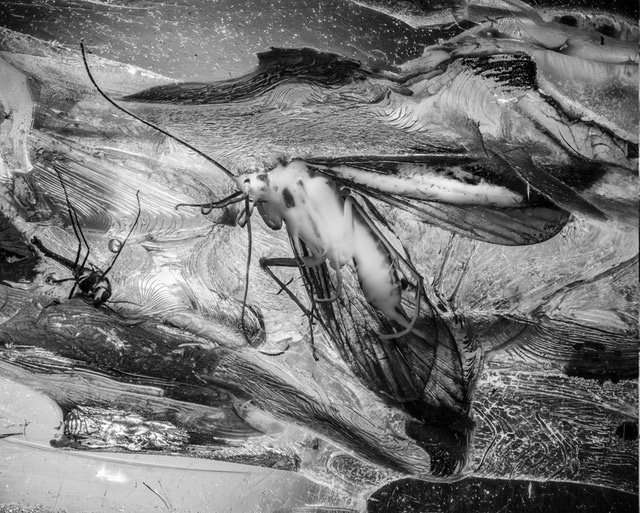
#> input picture resources/left.png, 640 x 513 px
$ jupyter execute homework-2-4-clean.ipynb
#> lines starting #> are read from the running program, lines starting #| are printed output that depends on the picture; after the words box and inside, x2 and y2 are one past the last pixel; in counts of white or black regions, pixels touching at a corner belong together; long printed decimals are rounded
[cell 1]
import math
import numpy as np
import matplotlib.pyplot as plt
from matplotlib.image import imread

# Homework 2 (4)

## (A) Selecting a pair of stereo images

Take a pair of stereo images, one image, denoted as $S_L(x, y)$, is for the left eye, and one $S_R(x, y)$ for the right eye. Here $x$ and $y$ are the coordinates of the image pixel locations. For example $x = 1, 2, ..., 256$ and $y = 1, 2, ..., 256$. You may find some examples online, for example at this website https://www.londonstereo.com/3-D-gallery1.html. If the original images are colored, remove the color. Plot out the images, each as a luminance image.

[cell 2]
left_original = imread("resources/left.png")
#> left_original is the input picture: shape (513, 640) float32; min 0, max 1, mean 0.467
right_original = imread("resources/right.png")
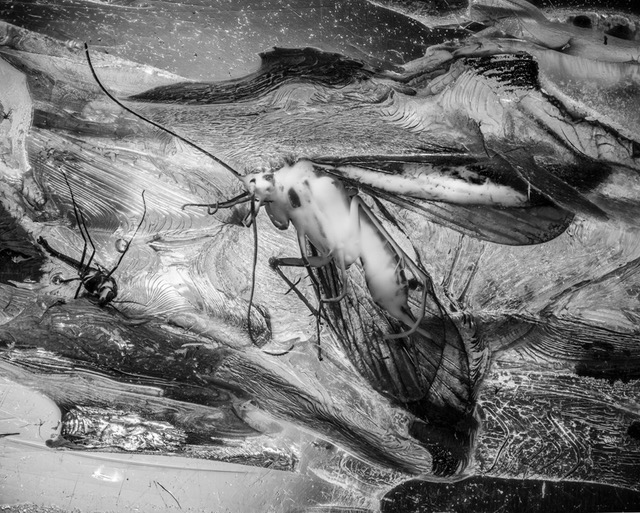
#> input picture resources/right.png, 640 x 513 px
#> right_original is the input picture: shape (513, 640) float32; min 0, max 1, mean 0.464

[cell 3]
def plot_left_and_right(left, right, apply_lim = False, title_left = "Left", title_right = "Right"):
#> called with apply_lim = False, title_left = 'Left', title_right = 'Right'
    max_lim = np.max(np.abs([left, right]))
#> max_lim = 1

    plt.subplot(1, 2, 1)
    if apply_lim:
        plt.imshow(left, cmap = "gray", vmin = -max_lim, vmax = max_lim)
    else:
        plt.imshow(left, cmap = "gray")
    plt.colorbar(fraction = 0.046, pad = 0.04)

    if title_left != "":
        plt.title(title_left)

    plt.subplot(1, 2, 2)
    if apply_lim:
        plt.imshow(right, cmap = "gray", vmin = -max_lim, vmax = max_lim)
    else:
        plt.imshow(right, cmap = "gray")
    plt.colorbar(fraction = 0.046, pad = 0.04)

    if title_right != "":
        plt.title(title_right)

    plt.tight_layout()
    plt.show()

[cell 4]
plot_left_and_right(left_original, right_original)

## (B) Normalizing the images

Please normalize each image as follows. For $S_i(x, y)$, with $i = L$ or $i = R$, find $S_i^{min}$ and $S_i^{max}$ as the mininum and maximum of $S_i(x, y)$ across all pixel locations $(x, y)$. Then, for $\hat{S} = 255$, do

$$
S_i(x, y) \rightarrow \hat{S} \frac{S_i(x, y) - S_i^{min}}{{S_i^{max} - S_i^{min}}
$$

Now $0 \leq S_i(x, y) \leq \hat{S}$. Round each $S_i(x, y)$ into an integer value so that $S_i(x, y)$ is an integer between $0$ and $\hat{S}$.

[cell 5]
def normalize(image, s_hat = 255):
#> called with s_hat = 255
    s_min = np.min(image)
#> s_min = 0
    s_max = np.max(image)
#> s_max = 1

    image = s_hat * (image - s_min) / (s_max - s_min)
    image = np.round(image).astype(np.uint8)

    return image

[cell 6]
left = normalize(left_original)
right = normalize(right_original)

print(f"Before normalization left: min = {np.min(left_original)}, max = {np.max(left_original)}")
#| Before normalization left: min = 0.0, max = 1.0
print(f"After normalization left: min = {np.min(left)}, max = {np.max(left)}")
#| After normalization left: min = 0, max = 255

print(f"Before normalization right: min = {np.min(right_original)}, max = {np.max(right_original)}")
#| Before normalization right: min = 0.0, max = 1.0
print(f"After normalization right: min = {np.min(right)}, max = {np.max(right)}")
#| After normalization right: min = 0, max = 255

[cell 7]
plot_left_and_right(left, right)

## (C) Signal probability

For each $S_i(x, y)$, with $i = L$ or $i = R$, calculate the probability $P(S)$ for $S_i(x, y) = S$ across all $(x, y)$. This means, for each $S = 0, 1, 2, \dots, \hat{S}$, let $n(S)$ be the number of pixels $(x, y)$ for which $S_i(x, y) = S$, and let $N$ be the total number of pixels in $S_i$, then $P(S) = \frac{n(S)}{N}$.
Plot out $P(S)$ vs $S$ for each image $S_i$.

[cell 8]
def probability(x, min_val = 0, max_val = 255):
    bins = np.linspace(min_val, max_val + 1, num = max_val + 2)
    return [bins[:-1], np.histogram(x, bins = bins)[0] / np.size(x)]

[cell 9]
s, p = probability(left)
#> s = 256 values from 0 to 255; p = 256 values, max 0.00611 at index 160, min 9.44e-05 at index 254, mean 0.00391
plt.plot(s, p, label = "Left")

s, p = probability(right)
#> p = 256 values, max 0.00621 at index 150, min 7.01e-05 at index 254, mean 0.00391
plt.plot(s, p, label = "Right")

plt.legend()
plt.show()

## (D) Signal entropy

For each $S_i(x, y)$, with $i = L$ or $i = R$, calculate the pixel entropy

$$
H(S_i) = - \sum_{S_i} P(S_i)\ log_2\ P(S_i)
$$

Please note that, if for some values $S$ you have $P(S) = 0$, in such a case $P(S)\ log_2\ P(S) = 0$. Your computer will complain if you try to calculate $log_2\ P(S)$ when $P(S) = 0$. So omit these $S$ values with zero $P(S)$ when doing the sum above.

Write out what $H(S)$ is for each image $S_i$.

[cell 10]
def entropy(probs):
    return -np.sum([p * np.log2(p) if p > 0 else 0 for p in probs])

[cell 11]
_, p = probability(left)
#> p = 256 values, max 0.00611 at index 160, min 9.44e-05 at index 254, mean 0.00391
print(f"Entropy for i = L: {round(entropy(p), 2)}")
#| Entropy for i = L: 7.81

_, p = probability(right)
#> p = 256 values, max 0.00621 at index 150, min 7.01e-05 at index 254, mean 0.00391
print(f"Entropy for i = R: {round(entropy(p), 2)}")
#| Entropy for i = R: 7.81

## (E) Joint probability

Calculate the joint probability $P(S_1, S_2)$ of $S_L(x, y) = S_1$ and $S_R(x, y) = S_2$ for $S_1 = 0, 1, 2, \dots, \hat{S}$ and $S_2 = 0, 1, 2, \dots, \hat{S}$. This means, for each possible pair of values $(S_1, S_2)$, go across all pixels $(x, y)$ to find $n(S_1, S_2)$ as the number of pixels satisfying $S_L(x, y) = S_1$ and $S_R(x, y) = S_2$. Then $P(S_1, S_2) = \frac{n(S_1, S_2)}{N}$.
Plot out $P(S_1, S_2)$ (which is the joint probability distribution function) versus $S_1$ and $S_2$.

[cell 12]
def joint_probability(x, y, min_val = 0, max_val = 255):
#> called with min_val = 0, max_val = 255
    counts, _, _ = np.histogram2d(x.flatten(), y.flatten(), bins = max_val + 1)

    return counts / np.size(x)

[cell 13]
probs = joint_probability(left, right)

[cell 14]
plt.imshow(probs)
plt.xlabel(r'Image $S_1$')
plt.ylabel(r'Image $S_2$')
plt.colorbar(fraction = 0.046, pad = 0.04)
plt.show()
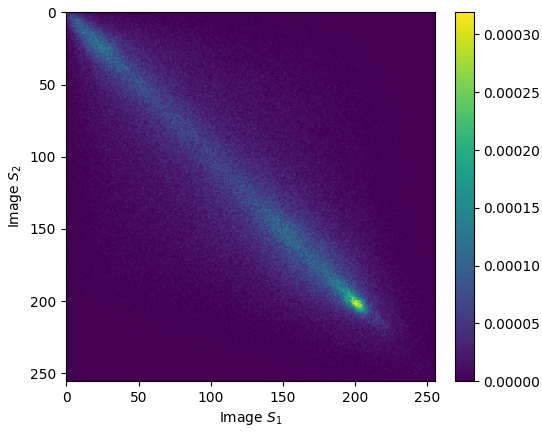
#> figure drawn by matplotlib, 2 panels

## (F) Joint entropy

Calculate joint entropy as

$$
H(S_1, S_2) = - \sum_{S_1, S_2} P(S_1, S_2)\ log_2\ P(S_1, S_2)
$$

Write out the value for H(S_1, S_2).

[cell 15]
print(f"Joint entropy: {round(entropy(probs.flatten()), 2)}")
#| Joint entropy: 14.72

## (G) Mutual information

Calculate mutual information between corresponding pixels in the two images as

$$
I(S_1, S_2) = \sum_{S_1, S_2} P(S_1, S_2)\ log_2\ \frac{P(S_1, S_2)}{P(S_1)P(S_2)} = H(S_1) + H(S_2) - H(S_1, S_2)
$$

Write out the value for $I(S_1, S_2)$.

[cell 16]
def mutual_information(x, y, min_val = 0, max_val = 255):
#> called with min_val = 0, max_val = 255
    _, p = probability(x, min_val = min_val, max_val = max_val)
#> p = 256 values, max 0.00611 at index 160, min 9.44e-05 at index 254, mean 0.00391
    entropy_x = entropy(p)
#> entropy_x = 7.81

    _, p = probability(y, min_val = min_val, max_val = max_val)
#> p = 256 values, max 0.00621 at index 150, min 7.01e-05 at index 254, mean 0.00391
    entropy_y = entropy(p)
#> entropy_y = 7.81

    p = joint_probability(x, y, min_val = min_val, max_val = max_val)
    entropy_xy = entropy(p.flatten())
#> entropy_xy = 14.72

    return entropy_x + entropy_y - entropy_xy

[cell 17]
print(f"Mutual information: {round(mutual_information(left, right), 2)}")
#| Mutual information: 0.9

## (H) Redundancy

Calculate the redundancy between the left and right eye images as

$$
\text{Redundancy} = \frac{H(S_1) + H(S_2)}{H(S_1, S_2)} - 1
$$

[cell 18]
def redundancy(x, y, min_val = 0, max_val = 255):
#> called with min_val = 0, max_val = 255
    _, p = probability(x, min_val = min_val, max_val = max_val)
#> p = 256 values, max 0.00611 at index 160, min 9.44e-05 at index 254, mean 0.00391
    entropy_x = entropy(p)
#> entropy_x = 7.81

    _, p = probability(y, min_val = min_val, max_val = max_val)
#> p = 256 values, max 0.00621 at index 150, min 7.01e-05 at index 254, mean 0.00391
    entropy_y = entropy(p)
#> entropy_y = 7.81

    p = joint_probability(x, y, min_val = min_val, max_val = max_val)
    entropy_xy = entropy(p.flatten())
#> entropy_xy = 14.72

    return ((entropy_x + entropy_y) / entropy_xy) - 1

[cell 19]
print(f"Redundancy: {round(redundancy(left, right), 2)}")
#| Redundancy: 0.06

## (I) Using $n$ bits to present each image pixel

So far, you have done (B)-(H) when the highest pixel value is $\hat{S} = 255$. Now, repeat (B)-(H) for $\hat{S} = 127, 63, 31, 15, 7, 3, 1$. In other words, you can take $\hat{S} = 2^n - 1$ for $n = 1, 2, 3, \dots, 8$ (so that $\hat{S} = 255$ when $n = 8$), so that you use $n$ bits to present each image pixel. Plot $H(S_i)$, $H(S_1, S_2)$, $I(S_1, S_2)$ and Redundancy as functions of $n$. Also, please plot out the two images for each $n$ value, and see if they make sense.

[cell 20]
h_l = []
h_r = []
h_rl = []
i_rl = []
red = []
n_bits = []

for n_bit in range(1, 9):
    s_hat = round(math.pow(2, n_bit) - 1)
    n_bits.append(n_bit)

    _left = normalize(left_original, s_hat = s_hat)
    _right = normalize(right_original, s_hat = s_hat)

    plot_left_and_right(_left, _right, title_left = f"Left, {n_bit} bits", title_right = f"Right, {n_bit} bits")

    _, p = probability(_left, max_val = s_hat)
    h_l.append(entropy(p))

    _, p = probability(_right, max_val = s_hat)
    h_r.append(entropy(p))

    p = joint_probability(_left, _right, max_val = s_hat)
    h_rl.append(entropy(p.flatten()))

    i_rl.append(mutual_information(_left, _right))

    red.append(redundancy(_left, _right, max_val = s_hat))
#> this loop made 8 passes
#> max_lim in plot_left_and_right on passes 4 to 8: 15, 31, 63, 127, 255
#> pass 1, in normalize (call 3), `image = np.round(image).astype(np.uint8)`:
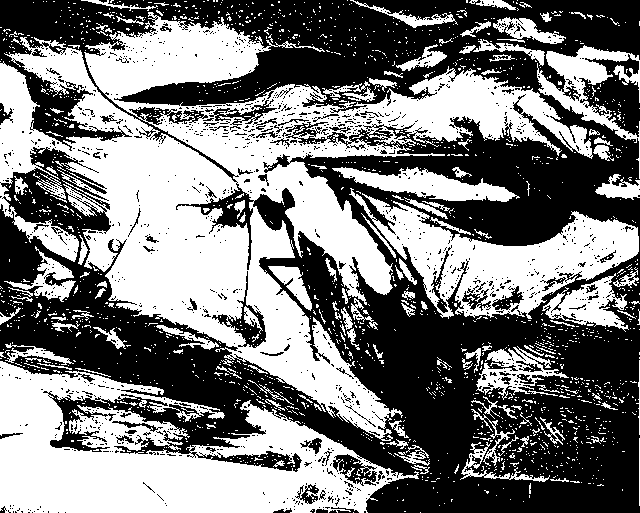
#> image: shape (513, 640); values 0 (black) and 1 (white), 48.3% white; 1822 white regions (1685 under 20 px), largest, box (x1, y1, x2, y2) and area: (0, 12, 593, 441) 80780, (0, 361, 419, 513) 33369, (349, 188, 639, 319) 14064
#> pass 1, in normalize (call 4), `image = np.round(image).astype(np.uint8)`:
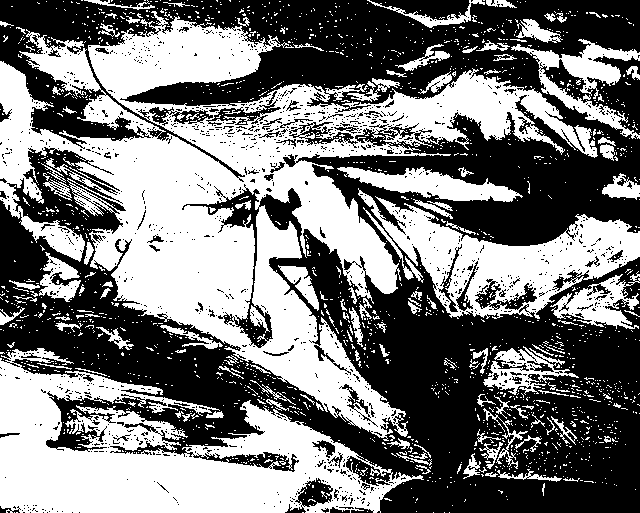
#> image: shape (513, 640); values 0 (black) and 1 (white), 47.6% white; 1804 white regions (1671 under 20 px), largest, box (x1, y1, x2, y2) and area: (0, 11, 598, 441) 80522, (0, 348, 424, 513) 33817, (358, 188, 640, 319) 13471
#> pass 1, in plot_left_and_right (call 3), `plt.show()`:
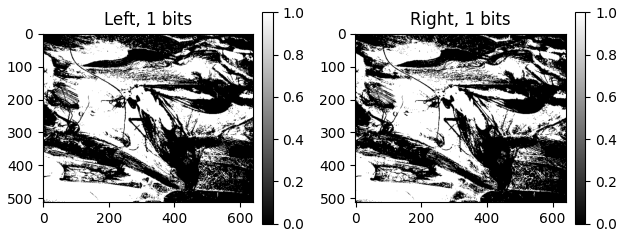
#> figure drawn by matplotlib, 4 panels
#> pass 1, in joint_probability (call 5), `counts, _, _ = np.histogram2d(x.flatten(), y.flatten(), bins = max_val..`:
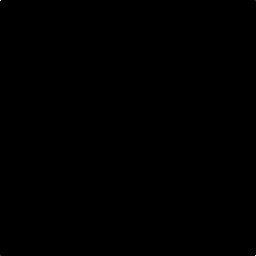
#> counts: shape (256, 256) float64; min 0, max 139765, mean 5; drawn with min black and max white
#> after the loop, h_l = [0.999, 1.6, 2.7, 3.74, 4.78, 5.8, 6.81, 7.81]; h_r = [0.998, 1.61, 2.7, 3.75, 4.78, 5.8, 6.81, 7.81]; h_rl = [1.7, 2.77, 4.76, 6.77, 8.8, 10.82, 12.82, 14.72]; i_rl = [0.298, 0.446, 0.639, 0.724, 0.756, 0.773, 0.801, 0.898]; n_bits = [1, 2, 3, 4, 5, 6, 7, 8]; red = [0.176, 0.161, 0.134, 0.107, 0.0859, 0.0715, 0.0625, 0.061]

[cell 21]
plt.figure(figsize = (12, 6))

plt.subplot(1, 3, 1)
plt.plot(n_bits, h_l, label = "Entropy, left")
plt.plot(n_bits, h_r, label = "Entropy, right")
plt.plot(n_bits, h_rl, label = "Entropy, joint")
plt.legend()
plt.xlabel("S, log2")

plt.subplot(1, 3, 2)
plt.plot(n_bits, i_rl, label = "Mutual information")
plt.legend()
plt.xlabel("S, log2")

plt.subplot(1, 3, 3)
plt.plot(n_bits, red, label = "Redundancy")
plt.legend()
plt.xlabel("S, log2")
plt.show()
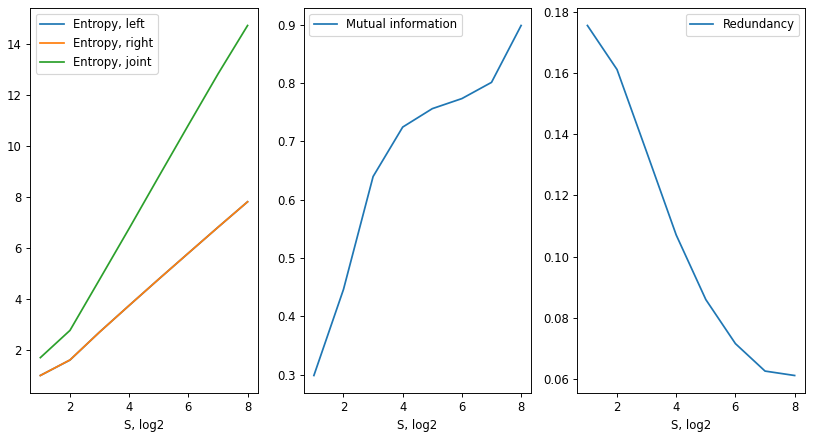
#> figure drawn by matplotlib, 3 panels

## (J) Correlation

Let us go back to take $\hat{S} = 255$, so that each $S(x, y)$ pixel is represented by 8 bits.
For each image $S(x, y)$, let

$$
\bar{S}_i = \sum_{x, y} \frac{S_i(x, y)}{N}
$$

be the average value of $S(x, y)$ across all the image pixels. Then shift the pixel value

$$
S_i(x, y) \rightarrow S_i(x, y) - \bar{S}_i
$$

so that each image should now have a zero mean value.

Now, the correlation between $S_i(x, y)$ and $S_j(x, y)$ across pixels is

\begin{equation*}
\begin{split}
R^S_{ij} &= \langle S_i S_j \rangle \\
&= \frac{\sum_{x, y} S_i(x, y) S_j(x, y)}{\sum_{x, y} 1} \\
&= \frac{\sum_{x, y} S_i(x, y) S_j(x, y)}{N}
\end{split}
\end{equation*}

So you can get a $2 \times 2$ matrix $R^S$ with elements $R_{ij}^S$ for $i = 1, 2$ and $j = 1, 2$.

$$
R^S = \begin{pmatrix}
R_{11}^S & R_{12}^S \\
R_{21}^S & R_{22}^S
\end{pmatrix}
$$

The diagonal element, $R_{11}^S$ and $R_{22}^S$ of this matrix are the variance of pixel values in each monocular image, and the off-diagonal values are the covariance between the two monocular images. Please write out this matrix value.

[cell 22]
def covariance(x, y):
    _x = x - np.mean(x)
    _y = y - np.mean(y)
    N = np.size(x)
#> N = 328320

    return np.array([
        [np.sum(_x * _x) / N, np.sum(_x * _y) / N],
        [np.sum(_y * _x) / N, np.sum(_y * _y) / N]
    ])

[cell 23]
def correlation_coefficient(x, y):
    _x = x - np.mean(x)
    _y = y - np.mean(y)

    return np.sum(_x * _y) / np.sqrt(np.sum(_x * _x) * np.sum(_y * _y))

[cell 24]
def correlation(x, y):
    return np.array([
        [correlation_coefficient(x, x), correlation_coefficient(x, y)],
        [correlation_coefficient(y, x), correlation_coefficient(y, y)]
    ])

[cell 25]
r = covariance(left, right)
#> r = [[3594.8, 2744.9], [2744.9, 3554.6]]

print("Covariance:")
print(np.round(r, 2))
#| [[3594.78 2744.89]
#|  [2744.89 3554.61]]

print("Correlation:")
print(np.round(correlation(left.flatten(), right.flatten()), 2))
#| [[1.   0.77]
#|  [0.77 1.  ]]

## (K) Scatter plot

Give a scatter plot of $S_L(x, y)$ versus $S_R(x, y)$. This means, start with a plot with horizontal and vertical axes, plot a point at location $(S_L(x, y), S_R(x, y))$, with the value of $S_L(x, y)$ and $S_R(x, y)$ on the horizontal and vertical axes respectively, for each pixel $(x, y)$ in images $S_L(x, y)$ and $S_R(x, y)$. Compare your plot with one in Figure 1, and see if they look similar.

[cell 26]
shifted_left = (left - np.mean(left)).flatten()
shifted_right = (right - np.mean(right)).flatten()

corr = correlation_coefficient(shifted_left, shifted_right)
#> corr = 0.768

plt.scatter(shifted_left, shifted_right, s = 0.1)
plt.axhline(y = 0, color = "black", linewidth = 0.5)
plt.axvline(x = 0, color = "black", linewidth = 0.5)
plt.xlabel("S left")
plt.ylabel("S right")
plt.title(f"Correlation: {round(corr, 2)}")
plt.show()
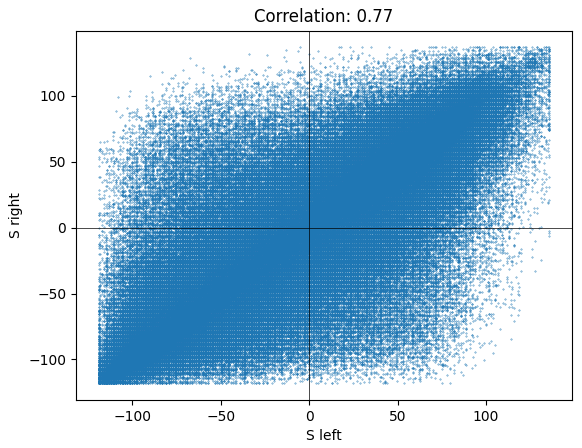
#> figure drawn by matplotlib, 1 panel

## (L) Eigenvalues and eigenvectors

Calculate the eigenvalues and eigenvectors of the $2 \times 2$ matrix $R^S$. Plot each eigenvector as a vector in the scatter plot you obtained above in (K), and observe how each eigenvector is related to the character of this scatter plot of data, and observe how each eigenvalue is related to the variance of the data projected onto each eigenvector.

[cell 27]
eigenvalues, eigenvectors = np.linalg.eig(r)
#> eigenvalues = [6319.7, 829.7]; eigenvectors = [[0.71, -0.705], [0.705, 0.71]]

[cell 28]
plt.scatter(shifted_left, shifted_right, s = 0.1, alpha = 0.5)
plt.axhline(y = 0, color = "black", linewidth = 0.5)
plt.axvline(x = 0, color = "black", linewidth = 0.5)
plt.xlabel("S left")
plt.ylabel("S right")
plt.title(f"Correlation: {round(corr, 2)}")

for i in range(len(eigenvalues)):
    eigen_x = np.sqrt(eigenvalues)[i] * eigenvectors[0, i]
    eigen_y = np.sqrt(eigenvalues)[i] * eigenvectors[1, i]

    plt.quiver(0, 0, eigen_x, eigen_y,
               angles='xy', scale_units='xy', scale=1, color=['r', 'b'][i])
    plt.annotate(text = round(eigenvalues[i], 2), xy = (eigen_x - 20, eigen_y + 10), size = 12)
#> this loop made 2 passes
#> (eigen_x, eigen_y) on passes 1 to 2: (56.42, 56.01), (-20.29, 20.44)

plt.show()

## (M) Image decorrelation

Define

$$
S_{+}(x, y) = \frac{1}{\sqrt{2}}(S_L(x, y) + S_R(x, y))
$$

$$
S_{-}(x, y) = \frac{1}{\sqrt{2}}(-S_L(x, y) + S_R(x, y))
$$

Now $S_{+}(x, y)$ and $S_{-}(x, y)$ are two new images. Plot them out. Their pixel values are the projections of the original data $(S_L(x, y), S_R(x, y))$ onto the eigenvectors, or they are the principal components of the data.

[cell 29]
left = normalize(left_original)
left = left - np.mean(left)
right = normalize(right_original)
right = right - np.mean(right)

[cell 30]
s_plus = 1 / math.sqrt(2) * (left + right)
s_minus = 1 / math.sqrt(2) * (left - right)
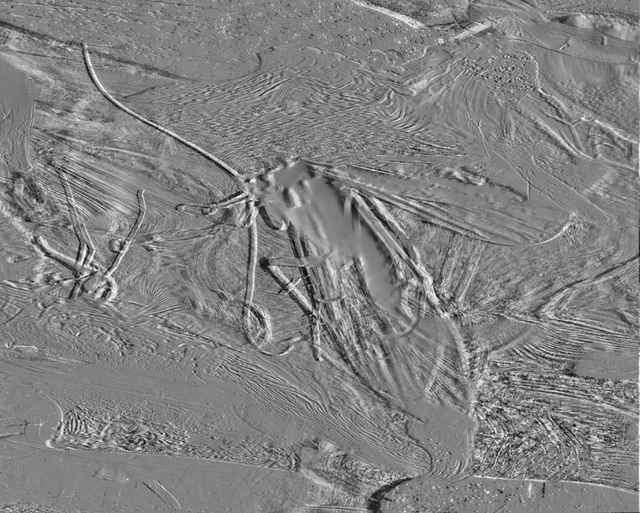
#> s_minus: shape (513, 640) float64; min -146.3, max 140.8, mean 0; drawn with min black and max white

[cell 31]
plot_left_and_right(s_plus, s_minus, apply_lim = True, title_left = "S+", title_right = "S-")
#> in plot_left_and_right (call 11), `max_lim = np.max(np.abs([left, right]))`: max_lim = 192.8
#> in plot_left_and_right (call 11), `plt.show()`:
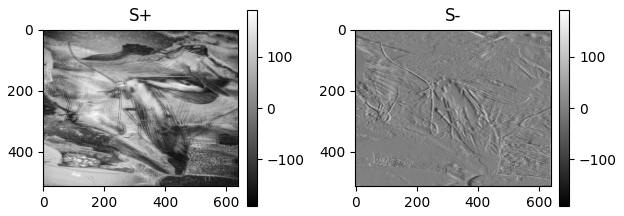
#> figure drawn by matplotlib, 4 panels

## (N) Correlation of de-correlated images

Calculate the $2 \times 2$ correlation matrix with elements

$$
R_{ij}^S \equiv \langle S_i S_j \rangle
$$

with $i = +$ or $-$ and $j = +$ or $-$. Write out the correlation matrix

$$
R^S = \begin{pmatrix}
R_{++}^S & R_{+-}^S \\
R_{-+}^S & R_{--}^S
\end{pmatrix}
$$

and verify that the off diagonal elements $R_{+-}^S = R_{-+}^S \approx 0$ in comparison to the diagonal elements. Reflect on what this means. Do a scatter plot of data points $(S_{+}(x, y), S_{-}(x, y))$ using all pixels $(x, y)$ and observe how the matrix $R^S$ reflects the character of the data in the scatter plot. Observe the variance of $S_{+}(x, y)$ versus the variance of $S_{-}(x, y)$. Which one has a larger variance?

[cell 32]
print("Covariance: ")
print(covariance(s_plus.flatten(), s_minus.flatten()))
#| [[6319.585   20.086]
#|  [  20.086  829.810]]
#> (the rest of the program and of its run is left out)
